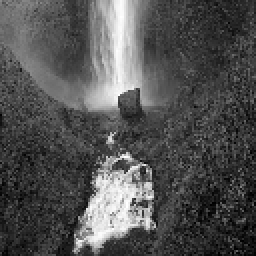
#> input picture paper_implementation/extracted_frames/frame_0023.png, 128 x 128 px, found by its file name (shown 2 times larger)
$ jupyter execute --allow-errors experiment.ipynb
#> lines starting #> are read from the running program, lines starting #| are printed output that depends on the picture
# pywt

[cell 1]
import matplotlib.pyplot as plt
import numpy as np
import cv2
import pywt
import pywt.data

[cell 2]
# pywt.dwt2?

[cell 3]
# pywt.wavelist()

[cell 4]
# pywt.families()

- cA -> LL
- cH -> LH
- cV -> HL
- cD -> HH

[cell 5]
# Load image
original = cv2.imread(r".\extracted_frames\frame_0023.png")
#> original is the input picture: shape (128, 128, 3); min 0, max 255, mean 81.6
plt.imshow(original, cmap=plt.cm.gray)

[cell 6]
original.shape
#> Out = (128, 128, 3)

[cell 7]
# b,g,r = cv2.split(original)

# coeffsb = pywt.dwt2(b, 'haar')
# LLb, (LHb, HLb, HHb) = coeffsb

# coeffsg = pywt.dwt2(g, 'haar')
# LLg, (LHg, HLg, HHg) = coeffsg

# coeffsr = pywt.dwt2(b, 'haar')
# LLr, (LHr, HLr, HHb) = coeffsr

[cell 8]
# [4 lines of commented-out code are left out]

[cell 9]
# LL.shape, LH.shape, HL.shape, HH.shape

[cell 10]
def dwt_transform(image, wavelet = 'haar'):

#> called with wavelet = 'haar'
    b, g, r = cv2.split(image)

    coeffsb = pywt.dwt2(b, wavelet)
    coeffsg = pywt.dwt2(g, wavelet)
    coeffsr = pywt.dwt2(r, wavelet)

    LL = cv2.merge((coeffsb[0], coeffsg[0], coeffsr[0]))
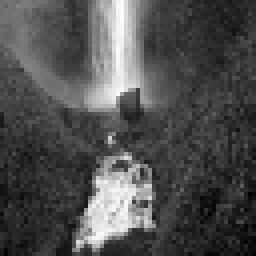
#> LL: shape (64, 64, 3) float64 (shown 4 times larger); min 10, max 503, mean 163.3; drawn with min black and max white
    LH = cv2.merge((coeffsb[1][0], coeffsg[1][0], coeffsr[1][0]))
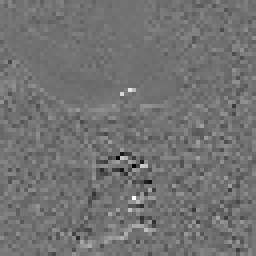
#> LH: shape (64, 64, 3) float64 (shown 4 times larger); min -138, max 170, mean 0.3; drawn with min black and max white
    HL = cv2.merge((coeffsb[1][1], coeffsg[1][1], coeffsr[1][1]))
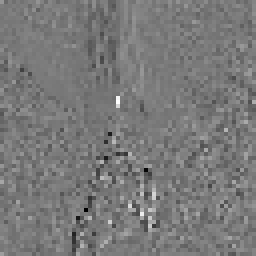
#> HL: shape (64, 64, 3) float64 (shown 4 times larger); min -158, max 174, mean 0.3; drawn with min black and max white
    HH = cv2.merge((coeffsb[1][2], coeffsg[1][2], coeffsr[1][2]))
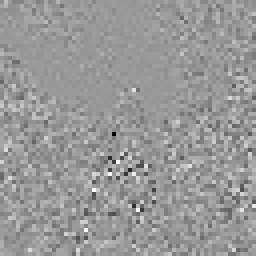
#> HH: shape (64, 64, 3) float64 (shown 4 times larger); min -119.5, max 80, mean -0.1; drawn with min black and max white

    return (LL, (LH, HL, HH))

[cell 11]
coeffs = LL, (LH, HL, HH) = dwt_transform(original)

[cell 12]
coeffs[0].shape, coeffs[1][0].shape
#> Out = ((64, 64, 3), (64, 64, 3))

[cell 13]
LL.shape, LH.shape, HL.shape, HH.shape

[cell 14]
LL[:, :, 0].shape
#> Out = (64, 64)

[cell 15]
wavelet = 'haar'

[cell 16]
coeffsB = (coeffs[0][:, :, 0],
            (coeffs[1][0][:, :, 0],
            coeffs[1][1][:, :, 0],
            coeffs[1][1][:, :, 0]))
coeffsG = (coeffs[0][:, : , 1],
            (coeffs[1][0][:, :, 1],
            coeffs[1][1][:, :, 1],
            coeffs[1][1][:, :, 1]))
coeffsR = (coeffs[0][:, : , 2],
            (coeffs[1][0][:, :, 2],
            coeffs[1][1][:, :, 2],
            coeffs[1][1][:, :, 2]))
Ib = pywt.idwt2(coeffsB, wavelet=wavelet)
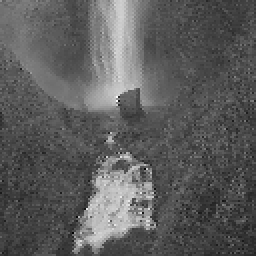
#> Ib: shape (128, 128) float64 (shown 2 times larger); min -56, max 323, mean 81.6; drawn with min black and max white
Ig = pywt.idwt2(coeffsG, wavelet=wavelet)
Ir = pywt.idwt2(coeffsR, wavelet=wavelet)

I = cv2.merge((Ib, Ig, Ir))

[cell 17]
plt.imshow(Ib)

[cell 18]
# [20 lines left out: function inverse_dwt, not called in this run]

[cell 19]
reconstructed = pywt.idwt2((LL, (LH, HL, HH)), 'haar')

#> (a cell that did not finish here is left out)

#> (a cell that did not finish here is left out)

#> (a cell that did not finish here is left out)

[cell 23]
LL.shape
#> Out = (64, 64, 3)

[cell 24]
# Wavelet transform of image, and plot approximation and details
titles = ['Approximation', ' Horizontal detail',
          'Vertical detail', 'Diagonal detail']

coeffs2 = pywt.dwt2(original, 'haar')

LL, (LH, HL, HH) = coeffs2

[cell 25]
original.shape
#> Out = (128, 128, 3)

- Boric 1.3
    - n / 2 + 2

- Haar
    - n / 2

- db
  - db1
    - n / 2
  - db2
    - n / 2 + 1


[cell 26]
LL.shape

[cell 27]
LH.shape

[cell 28]
HL.shape

[cell 29]
HH.shape

[cell 30]
fig = plt.figure(figsize=(12, 3))
#> (the rest of this cell did not finish here and is left out)

[cell 31]
reconstructed = pywt.idwt2(coeffs2, 'haar')
plt.imshow(reconstructed, cmap=plt.cm.gray)

## inverse dwt

[cell 32]
import cv2
import pywt
import numpy as np

# [27 lines left out: function dwt_transform, not called in this run]

# frame extraction and saving

[cell 33]
import cv2
import os

# Function to extract frames from video
def extract_frames(video_path, output_folder):
#> called with video_path = 'testVid.mp4', output_folder = 'extracted_frames'
    if not os.path.exists(output_folder):
        os.makedirs(output_folder)
    video_capture = cv2.VideoCapture(video_path)
    if not video_capture.isOpened():
        print(f"Error: Could not open video {video_path}")
        return
    frame_count = 0
    while True:
        ret, frame = video_capture.read()
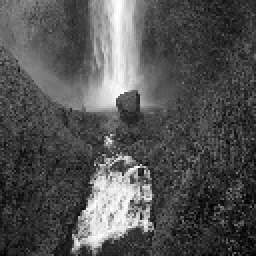
#> input picture frame 10 of paper_implementation/testVid.mp4, 128 x 128 px (shown 2 times larger)
#> frame is the input picture: shape (128, 128, 3); min 0, max 255, mean 82.3
        if not ret:
            break
        frame_filename = os.path.join(output_folder, f"frame_{frame_count:04d}.png")
        cv2.imwrite(frame_filename, frame)
        print(f"Extracted frame {frame_count}")
        frame_count += 1
    video_capture.release()
    print("Frame extraction completed.")

extract_frames('testVid.mp4', 'extracted_frames')
